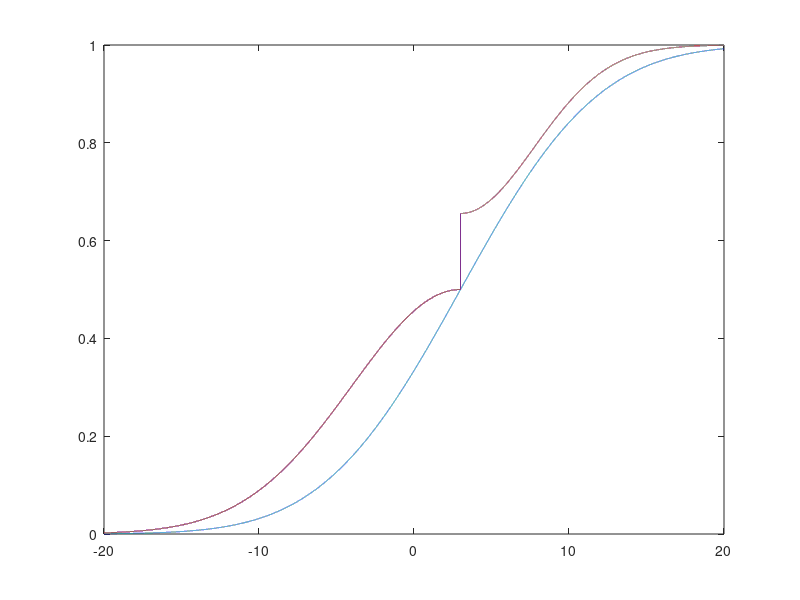

The MATLAB source for this figure:
clc
clear
close all

varsigma = 7;
v_0 = 3;

dv = 0.001;
v_neg = -20:dv:v_0;
v_pos = v_0:dv:20;

v = -20:dv:20;

z = (v-v_0)/(varsigma*sqrt(2));
g = 0.5*(erf(z)+1);

b2 = 1.08;
a2 = sqrt(2*exp(1)/pi)*sqrt(b2-1)/b2;

a1 = 0.5;
b1 = 0.5;
z_neg = (v_neg-v_0)/(varsigma);
z_pos = (v_pos-v_0)/(varsigma);

% in this bit is substitute the bounds in for the erf
g_neg = (a1*exp(-b1*z_neg.^2));
g_pos = ((1 - a2*exp(-b2*z_pos.^2)));

g_approx = [g_neg g_pos(2:end)];

figure
plot(v,g,v_neg,g_neg,v_pos,g_pos,v,g_approx)
